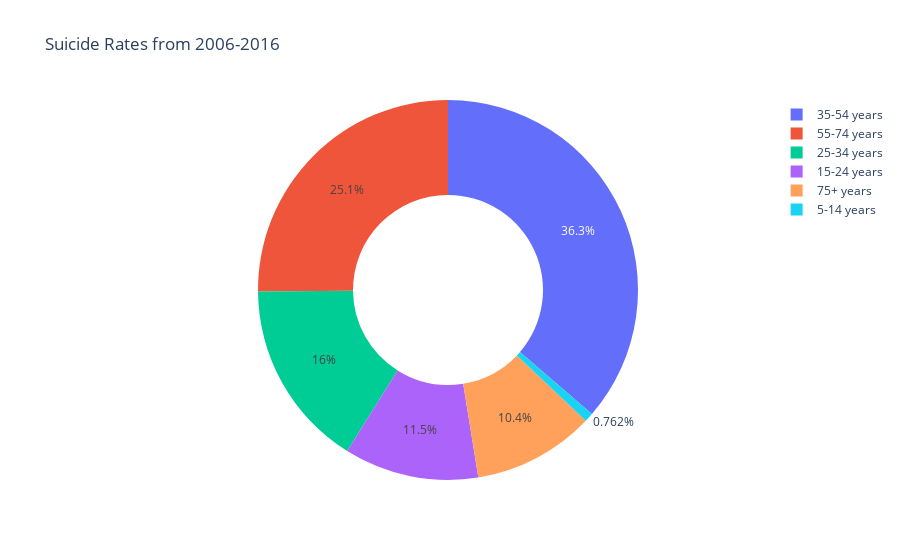
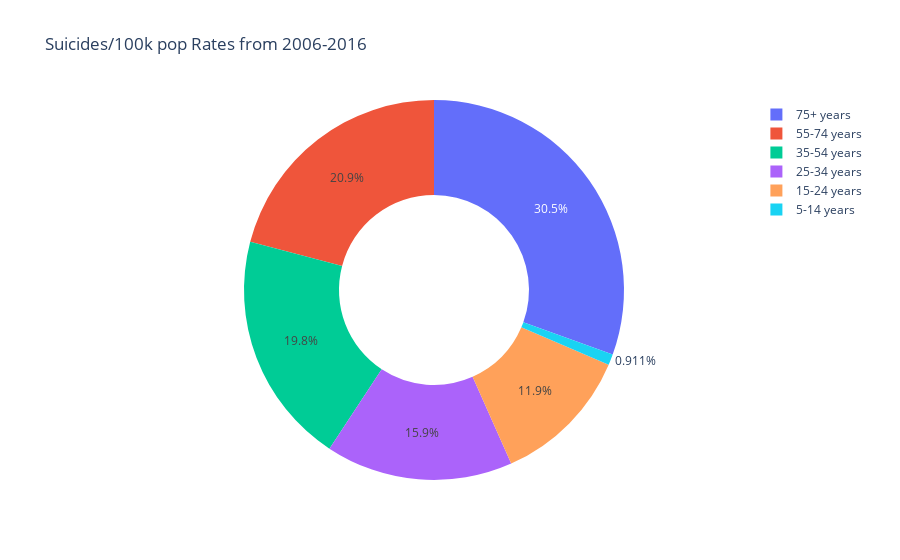

The cell these charts' notebook holds for them, in order:
### Code cell
fig = px.pie(sd_decade, values='suicides_no', 
             names='age',
             hole = 0.5, title='Suicide Rates from 2006-2016')
fig.show()

fig = px.pie(sd_decade, values='suicides/100k pop', 
             names='age',
             hole = 0.5, title='Suicides/100k pop Rates from 2006-2016')
fig.show()

### Figure 1 — Plotly figure (JSON) as saved in the notebook; plotly's stock layout.template omitted (floating-point values rounded to 4 significant figures; data arrays with more than 128 entries replaced by an {"elided": "..."} marker saying what was removed)
{"data": [{"domain": {"x": [0, 1], "y": [0, 1]}, "hole": 0.5, "hovertemplate": "age=%{label}<br>suicides_no=%{value}<extra></extra>", "labels": {"elided": "10000 str values"}, "legendgroup": "", "name": "", "showlegend": true, "type": "pie", "values": {"elided": "10000 int values"}}], "layout": {"legend": {"tracegroupgap": 0}, "title": {"text": "Suicide Rates from 2006-2016"}}}

### Figure 2 — Plotly figure (JSON) as saved in the notebook; plotly's stock layout.template omitted (floating-point values rounded to 4 significant figures; data arrays with more than 128 entries replaced by an {"elided": "..."} marker saying what was removed)
{"data": [{"domain": {"x": [0, 1], "y": [0, 1]}, "hole": 0.5, "hovertemplate": "age=%{label}<br>suicides/100k pop=%{value}<extra></extra>", "labels": {"elided": "10000 str values"}, "legendgroup": "", "name": "", "showlegend": true, "type": "pie", "values": {"elided": "10000 float values"}}], "layout": {"legend": {"tracegroupgap": 0}, "title": {"text": "Suicides/100k pop Rates from 2006-2016"}}}
